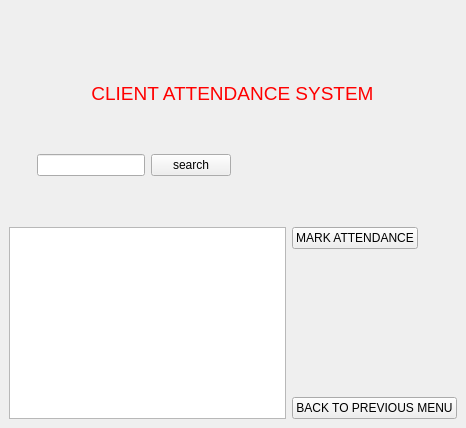
<?xml version="1.0" encoding="UTF-8"?>
<ui version="4.0">
 <class>MainWindow</class>
 <widget class="QMainWindow" name="MainWindow">
  <property name="geometry">
   <rect>
    <x>0</x>
    <y>0</y>
    <width>466</width>
    <height>428</height>
   </rect>
  </property>
  <property name="windowTitle">
   <string>MainWindow</string>
  </property>
  <widget class="QWidget" name="centralwidget">
   <layout class="QGridLayout" name="gridLayout">
    <item row="0" column="0" colspan="3" alignment="Qt::AlignHCenter|Qt::AlignTop">
     <widget class="QLabel" name="label_2">
      <property name="text">
       <string/>
      </property>
      <property name="pixmap">
       <pixmap>2.jpg</pixmap>
      </property>
      <property name="scaledContents">
       <bool>true</bool>
      </property>
     </widget>
    </item>
    <item row="1" column="0" colspan="3" alignment="Qt::AlignHCenter|Qt::AlignTop">
     <widget class="QLabel" name="label">
      <property name="text">
       <string>&lt;html&gt;&lt;head/&gt;&lt;body&gt;&lt;p align=&quot;center&quot;&gt;&lt;span style=&quot; font-size:14pt; color:#ff0000;&quot;&gt;CLIENT ATTENDANCE SYSTEM&lt;/span&gt;&lt;/p&gt;&lt;/body&gt;&lt;/html&gt;</string>
      </property>
     </widget>
    </item>
    <item row="2" column="0" alignment="Qt::AlignRight|Qt::AlignTop">
     <widget class="QLineEdit" name="lineEdit"/>
    </item>
    <item row="2" column="1" alignment="Qt::AlignLeft|Qt::AlignTop">
     <widget class="QPushButton" name="pushButton_2">
      <property name="text">
       <string>search</string>
      </property>
     </widget>
    </item>
    <item row="3" column="0" rowspan="2" colspan="2">
     <widget class="QTableWidget" name="tableWidget">
      <property name="editTriggers">
       <set>QAbstractItemView::NoEditTriggers</set>
      </property>
      <property name="tabKeyNavigation">
       <bool>false</bool>
      </property>
      <property name="showDropIndicator" stdset="0">
       <bool>false</bool>
      </property>
      <property name="dragDropOverwriteMode">
       <bool>false</bool>
      </property>
      <attribute name="horizontalHeaderStretchLastSection">
       <bool>true</bool>
      </attribute>
      <attribute name="verticalHeaderStretchLastSection">
       <bool>true</bool>
      </attribute>
     </widget>
    </item>
    <item row="3" column="2" alignment="Qt::AlignLeft|Qt::AlignTop">
     <widget class="QPushButton" name="pushButton">
      <property name="text">
       <string>MARK ATTENDANCE</string>
      </property>
     </widget>
    </item>
    <item row="4" column="2" alignment="Qt::AlignHCenter|Qt::AlignBottom">
     <widget class="QPushButton" name="pushButton_3">
      <property name="text">
       <string>BACK TO PREVIOUS MENU</string>
      </property>
     </widget>
    </item>
   </layout>
  </widget>
 </widget>
 <resources/>
 <connections/>
</ui>
